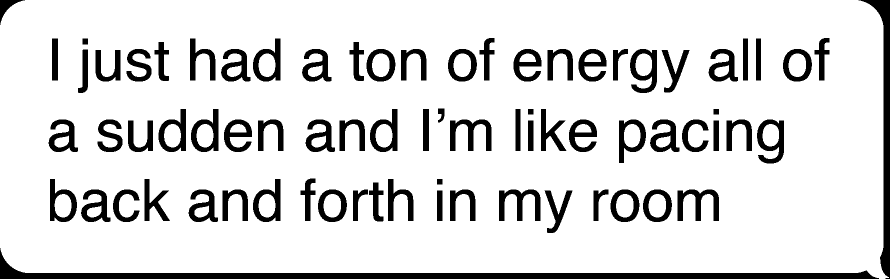
#> input picture tessinput.tif, 1779 x 557 px (shown at 1/2 size)
$ python sharpening.py ../tessinput.tif
#> lines starting #> are read from the running program, lines starting #| are printed output that depends on the picture; after the words box and inside, x2 and y2 are one past the last pixel; in counts of white or black regions, pixels touching at a corner belong together
#!/usr/bin/python3
import cv2
import sys
import os

img = cv2.imread(sys.argv[1])
#> img is the input picture: shape (557, 1779, 3); 86.2% white; 75 black regions, largest, box (x1, y1, x2, y2) and area: (0, 496, 1758, 557) 19988, (1717, 0, 1779, 557) 7559, (900, 239, 983, 302) 2462

dst = cv2.GaussianBlur(img, (9, 9), 10)
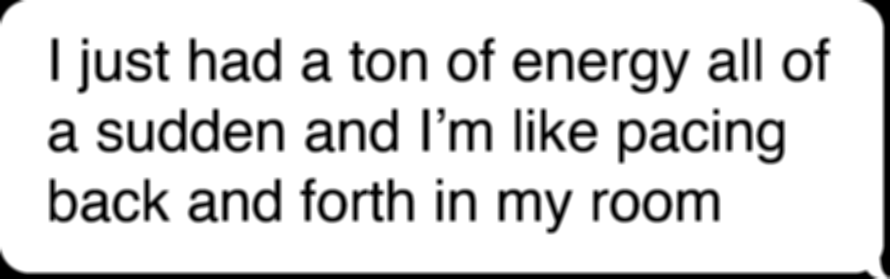
#> dst: shape (557, 1779, 3) (shown at 1/2 size); min 0, max 255, mean 219.9
dst = cv2.addWeighted(img, 1.5, dst, -0.5, 0, img)

cv2.imshow("Sharp", dst)
cv2.waitKey(0)

if not os.path.exists("./../results/"):
    os.mkdir("./../results/")
cv2.imwrite("./../results/sharp.png", dst)
